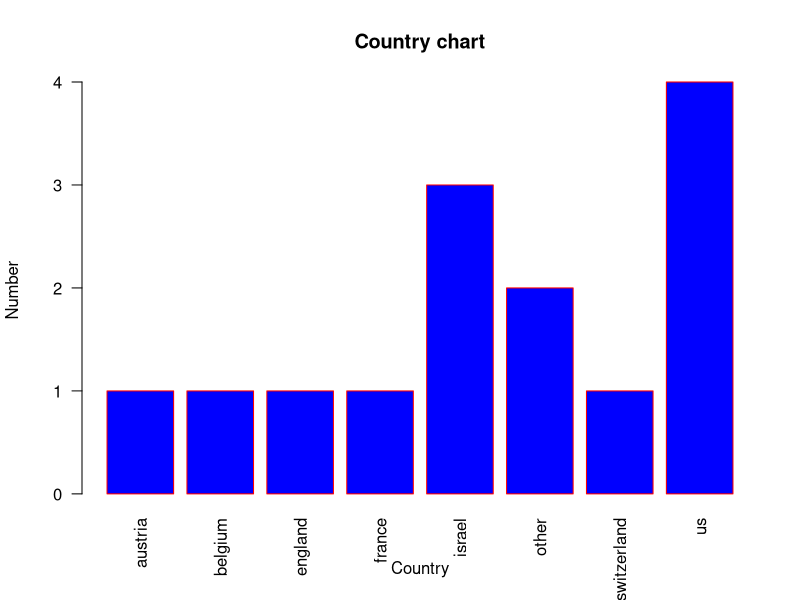

The R source for this figure:
#HW 10: Create a bar graph describing the distribution of Country of Origin
student.name = c("dan","bob","sam","karl",
                 "Renzo Lee",
                 "Nyle Sparks",
                 "Corrina Kennedy",
                 "Alessio Rosario",
                 "Jevan Sawyer",
                 "Callan Bass",
                 "Samara Walmsley",
                 "Norma Walter",
                 "Kaif Villegas",
                 "Harleen Woodard")
math = c(80,70,60,50,78,50,64,85,95,76,82,74,65,72)
physics = c(80,70,60,50,80,70,60,50,78,50,64,85,95,76)
chemistry = c(80,70,60,50,60,50,80,70,60,50,78,50,64,85)
psychology = c(80,70,60,50,80,70,60,50,60,50,80,70,60,95)
history = c(80,70,60,50,70,60,50,80,70,60,50,78,50,64)
sex = c("male","male","female","male","male","male","female","male","male","male","female","male","male","male" )
disabilities = c("no", "yes", "no","no", "no","no", "no","no", "no","no", "no","no", "no","yes")
origin = c("israel", "england", "us","other","israel","france","belgium","us","switzerland","us","austria","other","israel","us")


data <- data.frame(student.name,math,physics,chemistry,psychology,history,sex,disabilities,origin)
data

total = length(student.name)
total <- rep(as.integer(1), total)

data <- cbind(data,total)
data1 <- aggregate(data$total, by=list(origin=data$origin), FUN=sum)



# Create the data for the chart
M <- as.vector(data1$origin)
M
H <-  as.vector(data1$x)
H
# Give the chart file a name
png(file = "barchart_country_origin.png")

# Plot the bar chart 
barplot(H,names.arg=M,xlab="Country",ylab="Number",col="blue",
        main="Country chart",border="red", las = 2)

# Save the file
dev.off()

